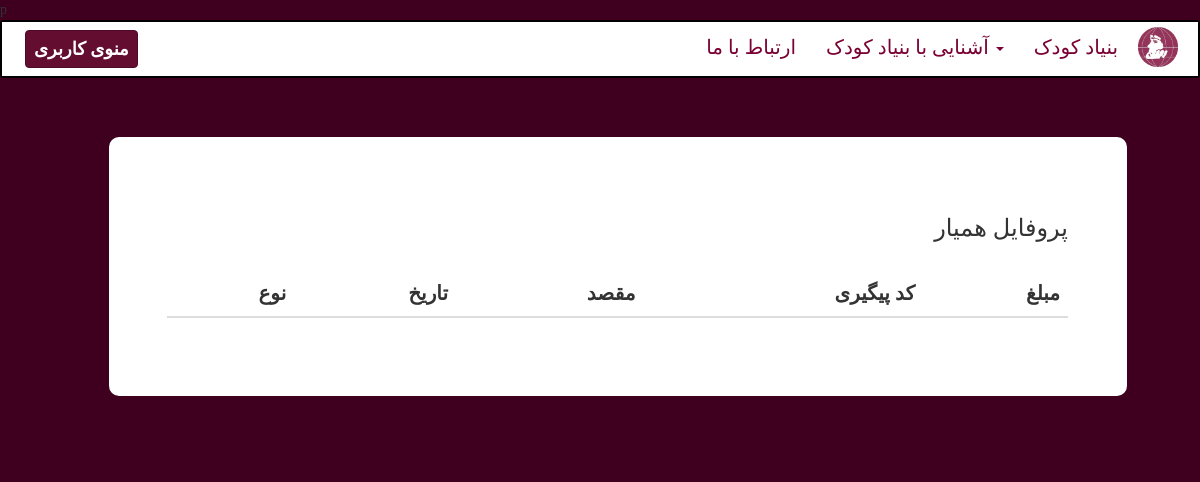
Before: /hamyar/pay-receipt/ (signed in) with the older database file.
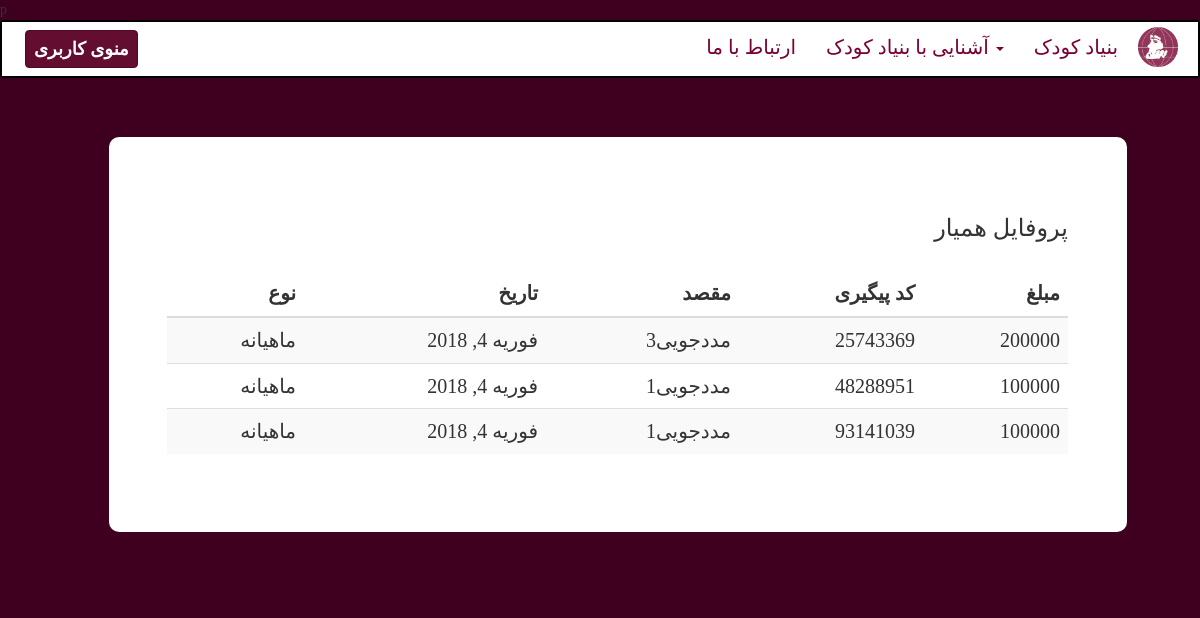
After: the same page with the newer database file.
### hamyar/models.py (models this page shows)
class Payment(models.Model):
    date = models.DateField()
    value = models.IntegerField()
    receipt_number = models.IntegerField(default=0)
    madadju = models.ForeignKey(Madadju, on_delete=models.CASCADE)
    hamyar = models.ForeignKey(Hamyar, on_delete=models.DO_NOTHING)
    KIND_CHOICES = (
        ('ماهیانه', '1'),
        ('دفعه ای', '2'),
    )
    kind = models.CharField(max_length=10, choices=KIND_CHOICES, default='ماهیانه')

### madadju/models.py (models this page shows)
class Madadju(models.Model):
    user = models.OneToOneField(MyUser, on_delete=models.CASCADE)
    physical_state = models.CharField(max_length=100)
    age = models.IntegerField()
    grade = models.CharField(max_length=20)
    account = models.IntegerField()
    saving = models.IntegerField()
    GENDER_CHOICES = (
        ('مرد', 'Male'),
        ('زن', 'Female'),
    )
    gender = models.CharField(max_length=10, choices=GENDER_CHOICES,default='مرد')
    current_madadkar = models.ForeignKey(Madadkar, default=None, blank=True,
                                         null=True, on_delete=models.SET_NULL)
    percent = models.IntegerField(default= 100)
    using = models.IntegerField(default=0)
    ban=models.BooleanField(default=False)

### karbar/models.py (models this page shows, shortened)
class MyUser(models.Model):
    user = models.OneToOneField(User, on_delete=models.CASCADE)
    national_id = models.IntegerField(unique=True, blank=True)
    country = models.CharField(max_length=20)
    city = models.CharField(max_length=20)
    address = models.CharField(max_length=200)
    postal_code = models.IntegerField()
    phone_number = models.CharField(max_length=10)

### hamyar/views.py (the view)
# urls.py: path('pay-receipt/', PayReceiptListView, name='pay-receipt-list'),
@login_required()
def PayReceiptListView(request):
    myUser = MyUser.objects.get(user=request.user)
    hamyar = Hamyar.objects.get(user=myUser)
    madadju_receipt_list = Payment.objects.filter(hamyar = hamyar)
    foundation_receipt_list = PaymentFoundation.objects.filter(hamyar = hamyar)
    return render(request, 'hamyar/Pay_Receipt_List.html', {'madadju_receipt_list': madadju_receipt_list,
                                                            'foundation_receipt_list': foundation_receipt_list})

### hamyar/templates/hamyar/Pay_Receipt_List.html (shortened to what this page needs)
p{% extends 'hamyar/Base.html' %}
{% block content %}
    <div id="page-content-wrapper" class="offset8">
        <div class="container-fluid">
            <div class="row">
                <div class="col-lg-12">
                    <div class="pull-right" style="background-color: white; margin: 5%; padding: 5%; border-radius: 10px; text-align: right; width: 87%;">
                        <h3 style="font-family: 'B Nazanin';">پروفایل همیار</h3>
                        <br>
                        <table class="table table-striped" style="align-content: right; direction: ltr; text-align: right; font-family: 'B Nazanin'; font-size: 20px; ">
                            <thead>
                                <tr>
                                    <th class="text-right">نوع</th>
                                    <th class="text-right">تاریخ</th>
                                    <th class="text-right">مقصد</th>
                                    <th class="text-right">کد پیگیری</th>
                                    <th class="text-right">مبلغ</th>
                                </tr>
                            </thead>
                            <tbody>
                            {% if madadju_receipt_list %}
                                {% for receipt in madadju_receipt_list %}
                                <tr>
                                    <td>{{ receipt.kind }}</td>
                                    <td>{{ receipt.date }}</td>
                                    <td>{{ receipt.madadju.user.user.last_name }}</td>
                                    <td>{{ receipt.receipt_number }}</td>
                                    <td>{{ receipt.value }}</td>
                                </tr>
                                {% endfor %}
                            {% endif %}
                            </tbody>
                        </table>
                    </div>
                </div>
            </div>
        </div>
    </div>
{% endblock %}

### hamyar/templates/hamyar/Base.html (shortened to what this page needs)
<!DOCTYPE html>
<html lang="en">
<head>
    <link rel="stylesheet" href="http://maxcdn.bootstrapcdn.com/bootstrap/3.3.4/css/bootstrap.min.css">
    <link rel="stylesheet" href="../../static/hamyar/css/home.css">
    <link rel="stylesheet" href="../../static/hamyar/css/sidebar/sidebar.css">
</head>
<body style="background-color: #3f001f;">
<div id="wrapper">
    <nav class="navbar" style="border: black solid 2px; padding: 0px; margin: 0px">
        <div class="container-fluid" style="background: white; padding: 0px; margin: 0px">
            <div class="collapse navbar-collapse" id="mainNavBar">
                <ul class="nav navbar-nav navbar-left">
                    <li>
                        <a href="#" class="btn btn-success" id="menu-toggle"
                           style=" background-color:#630d31; border-color:#4d0926; font-family: 'B Mitra'; font-weight:bold; font-size: 18px; padding: 8px; margin: 8px;">منوی
                            کاربری</a>
                    </li>
                </ul>
                <span class="pull-right">
            <ul class="nav navbar-nav">
                <li><a href="{% url 'hamyar-contact' %}"
                       style="color:#7a0134; font-family: 'B Nazanin'; font-size: 20px; alignment: right;"
                       onMouseOver="this.style.color='#230007';"
                       onMouseOut="this.style.color='#7a0134'; ">ارتباط با ما</a></li>
                <li class="dropdown">
            <a href="#" class="dropdown-toggle" data-toggle="dropdown"
               style="color:#7a0134; font-family: 'B Nazanin'; font-size: 20px; alignment: right;"
               onMouseOver="this.style.color='#230007';"
               onMouseOut="this.style.color='#7a0134';">آشنایی با بنیاد کودک <span class="caret"></span></a>
            </li>
                <li class="active"><a href="{% url 'hamyar-home' %}"
                                      style="color:#7a0134; font-family: 'B Nazanin'; font-size: 20px; alignment: right;"
                                      onMouseOver="this.style.color='#230007';"
                                      onMouseOut="this.style.color='#7a0134';">بنیاد کودک</a></li>
                 <li><img src="../../static/images/cf3.png"
                          style="width: 50px; height: 50px; opacity: 0.8; padding: 5px; alignment: right;"></li>
            </ul>
            </span>
            </div>
        </div>
    </nav>
    {% block content %}
    {% endblock %}
</div>
</body>
</html>

### hamyar/static/hamyar/css/home.css (style rules this page uses)
body { font-family: 'B Nazanin'; }

### hamyar/static/hamyar/css/sidebar/sidebar.css (style rules this page uses)
* { alignment: right; }
#page-content-wrapper { width: 100%; position: absolute; padding: 0px; }

Changed rows visible on the page:
added Payment: kind "ماهیانه", date "فوریه 4, 2018", madadju.user.user.last_name "مددجویی3", receipt_number "25743369", value "200000"
added Payment: kind "ماهیانه", date "فوریه 4, 2018", madadju.user.user.last_name "مددجویی1", receipt_number "48288951", value "100000"
added Payment: kind "ماهیانه", date "فوریه 4, 2018", madadju.user.user.last_name "مددجویی1", receipt_number "93141039", value "100000"
